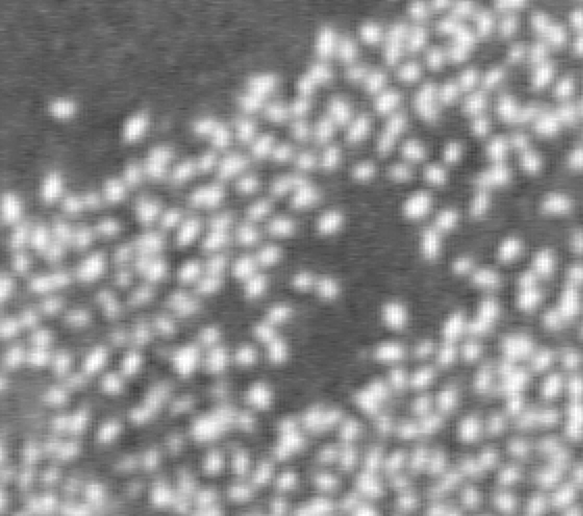
%> input picture ProjetsSignalProcessing/processusPonctuelsMarques/colonie.png, 583 x 516 px
$ octave detection_PP.m   (GNU Octave 9; MATLAB toolbox functions it lacks are replaced by stand-ins)
%> lines starting %> are read from the running program, lines starting %| are printed output that depends on the picture
### ProjetsSignalProcessing/processusPonctuelsMarques/affiche_all.m
function affiche_all( I,abscisses_centres_disques,ordonnees_centres_disques, R )
global theta;
global rose;
hold off;
imagesc(I);
axis('image');
colormap(gray(256));
hx = xlabel('$x$','FontSize',20);
set(hx,'Interpreter','Latex');
hy = ylabel('$y$','FontSize',20);
set(hy,'Interpreter','Latex');
hold on;
N=length(abscisses_centres_disques);
for k = 1:N
    abscisses_cercle = abscisses_centres_disques(k)+R*cos(theta);
    ordonnees_cercle = ordonnees_centres_disques(k)+R*sin(theta);
    plot(abscisses_cercle,ordonnees_cercle,'Color',rose,'LineWidth',2);
end
end

### ProjetsSignalProcessing/processusPonctuelsMarques/detection_PP.m
%%%%%%%%%%%%%%%%%%%%%%%%%%%%%%%%%%%%%%%%%%%%%%%%%%%%%%%%%%%%%%%%
% TP7 d'apprentissage artificiel : detection de flamants roses %
%%%%%%%%%%%%%%%%%%%%%%%%%%%%%%%%%%%%%%%%%%%%%%%%%%%%%%%%%%%%%%%%

% Le TP7 se deroule en deux etapes :
% 1) Detection de flamants roses sans a priori.
% 2) Detection de flamants roses avec a priori.


%%%%%%%%%%%%%%%%%%%%%%%%%%%%%%%%%%%%%%%%%%%%%%%%%%%%%%%
% Etape 1 : detection de flamants roses sans a priori %
%%%%%%%%%%%%%%%%%%%%%%%%%%%%%%%%%%%%%%%%%%%%%%%%%%%%%%%
clear all

global theta;
global rose;

nb_points_cercle = 30;
increment_angulaire = 2*pi/nb_points_cercle;
theta = 0:increment_angulaire:2*pi;
rose = [253 108 158]/255;

% [8 lines of commented-out code are left out]

beta=1.5;
S=140;
gamma=20;
T_0=0.3;
lambda_0=500;
alpha=.992;
k=0.85;
facteur=4*k^2;
R = 10;


% Lecture et affichage de l'image :
I = imread('colonie.png');
%> I is the input picture: size 516x583x3 uint8; min 64, max 255, mean 142.3
I = double(I);
%> I: size 516x583x3 double
I = I(1:500,1:500);
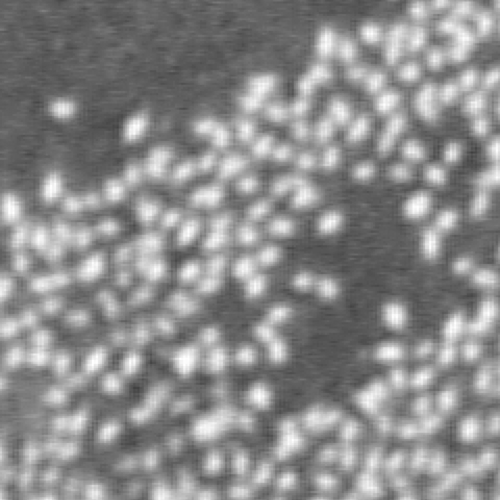
%> I: size 500x500 double; min 64, max 255, mean 139.2
[nb_lignes,nb_colonnes] = size(I);
%> nb_lignes = 500; nb_colonnes = 500
figure('Name','Image d''origine','Position',[0,0,550,500]);
affiche_all(I, [], [], R);
disp('Tapez retour-chariot pour lancer la detection');
pause;

% Parametres divers :
%N = 50;									% Nombre de disques d'une configuration
R_au_carre = R*R;
q_max = 10000;
nb_points_sur_la_courbe = 500;
intervalle_entre_points_sur_la_courbe = floor(q_max/nb_points_sur_la_courbe);
energie_max = 12000;
temps_affichage = 0.00001;

x = [];
y = [];
x_old = x;
y_old = y;
energies_1 = [];
energies_2 = [];
energie_1=0;
energie_2=0;
energie_totale=0;
energies_a_afficher = [];
abscisses_a_afficher = [];
%affiche_all( I,x,y );
%pause(temps_affichage);

T=T_0;
lambda=lambda_0;
arret=0;
nombreEnPlus=0;
q=1;
%> (the run ends here)
